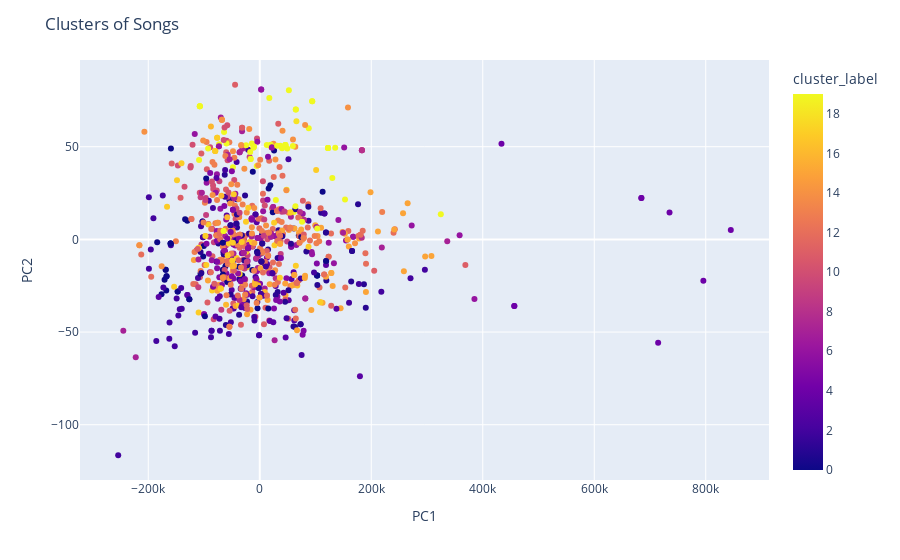

Notebook code for this chart:
### Code cell
def recommend_playlist(song_list, spotify_data, playlist_cluster_distribution):
    # Get the cluster labels for the given songs
    song_clusters = spotify_data[spotify_data['trackname'].isin(song_list)]['cluster_label']
    
    # Calculate the distribution of the given songs across clusters
    song_cluster_dist = song_clusters.value_counts(normalize=True).reindex(range(20), fill_value=0)
    
    # Find the most similar playlist based on Euclidean distance
    closest_playlist = None
    closest_distance = float('inf')
    for playlist in playlist_cluster_distribution.index:
        playlist_dist = playlist_cluster_distribution.loc[playlist].values
        distance = euclidean(song_cluster_dist, playlist_dist)
        if distance < closest_distance:
            closest_distance = distance
            closest_playlist = playlist
    
    return closest_playlist

def visualize_clusters(spotify_data):
    pca = PCA(n_components=2)
    pca_result = pca.fit_transform(spotify_data[numeric_columns])
    pca_df = pd.DataFrame(data=pca_result, columns=['PC1', 'PC2'])
    pca_df['cluster_label'] = spotify_data['cluster_label']
    pca_df['name'] = spotify_data['trackname']
    pca_df['artists'] = spotify_data['artistname']
    
    fig = px.scatter(
        pca_df, 
        x='PC1', 
        y='PC2', 
        color='cluster_label', 
    )
    fig.update_layout(title='Clusters of Songs', xaxis_title='PC1', yaxis_title='PC2')
    fig.show()

# Visualize the clusters
visualize_clusters(spotify_data)

### Figure 1 — Plotly figure (JSON) as saved in the notebook; plotly's stock layout.template omitted (floating-point values rounded to 4 significant figures; data arrays with more than 128 entries replaced by an {"elided": "..."} marker saying what was removed)
{"data": [{"hovertemplate": "PC1=%{x}<br>PC2=%{y}<br>cluster_label=%{marker.color}<extra></extra>", "legendgroup": "", "marker": {"color": {"elided": "890 int values"}, "coloraxis": "coloraxis", "symbol": "circle"}, "mode": "markers", "name": "", "orientation": "v", "showlegend": false, "type": "scatter", "x": {"elided": "890 float values"}, "xaxis": "x", "y": {"elided": "890 float values"}, "yaxis": "y"}], "layout": {"coloraxis": {"colorbar": {"title": {"text": "cluster_label"}}, "colorscale": [[0, "#0d0887"], [0.1111, "#46039f"], [0.2222, "#7201a8"], [0.3333, "#9c179e"], [0.4444, "#bd3786"], [0.5556, "#d8576b"], [0.6667, "#ed7953"], [0.7778, "#fb9f3a"], [0.8889, "#fdca26"], [1, "#f0f921"]]}, "legend": {"tracegroupgap": 0}, "margin": {"t": 60}, "title": {"text": "Clusters of Songs"}, "xaxis": {"anchor": "y", "domain": [0, 1], "title": {"text": "PC1"}}, "yaxis": {"anchor": "x", "domain": [0, 1], "title": {"text": "PC2"}}}}
